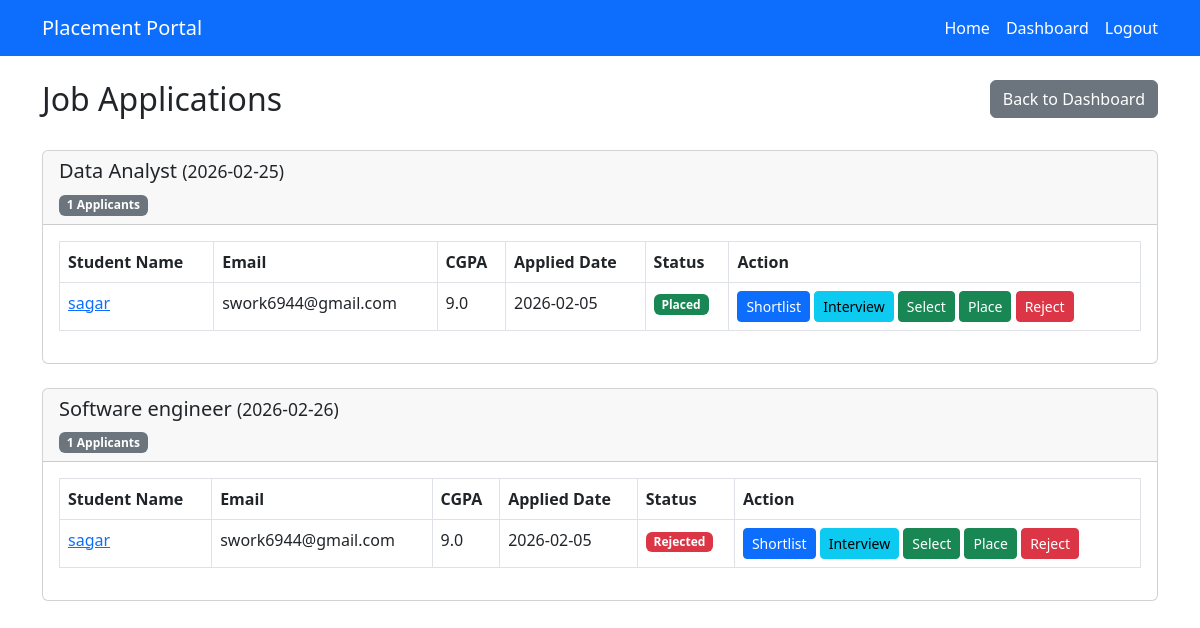
Page /company/applications (signed in) on the earlier database version.
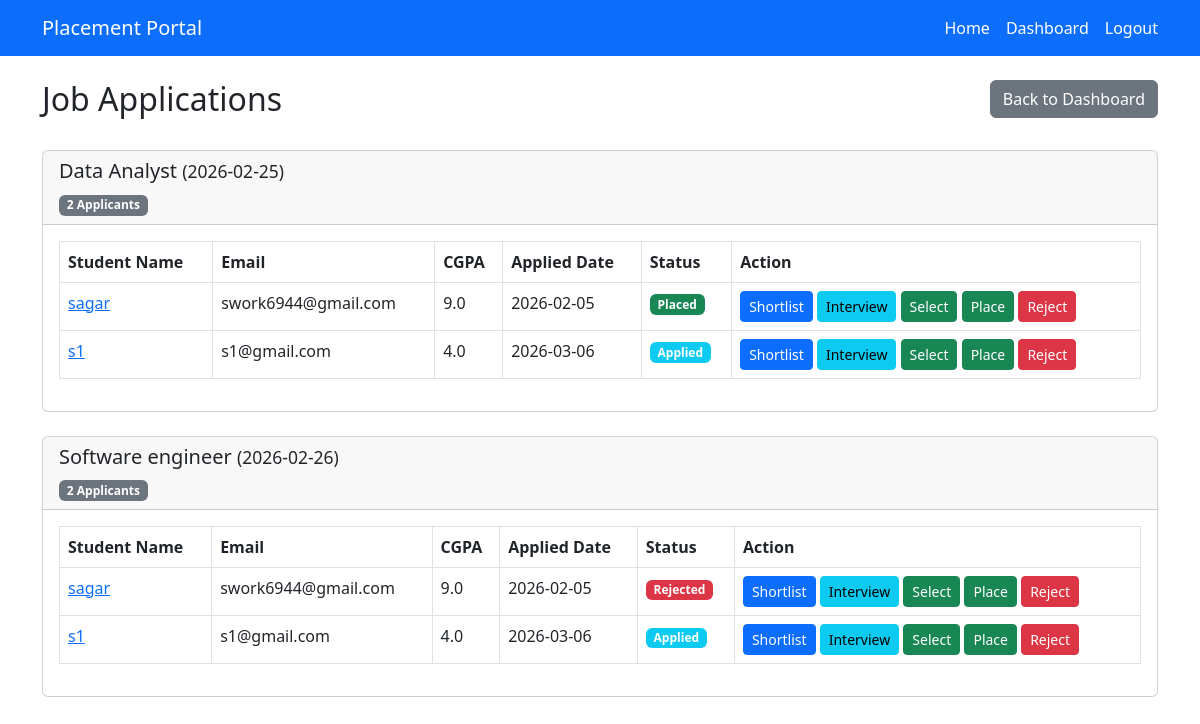
Same page on the later database version.
### models.py (models this page shows)
class JobPosition(db.Model):
    id = db.Column(db.Integer, primary_key=True)
    company_id = db.Column(db.Integer, db.ForeignKey("company.id"), nullable=False)
    title = db.Column(db.String(100), nullable=False)
    description = db.Column(db.Text)
    eligibility = db.Column(db.String(200))
    deadline = db.Column(db.Date)
    posted_date = db.Column(db.DateTime, default=datetime.utcnow)
    skills = db.Column(db.String(200))
    experience = db.Column(db.String(50))
    salary = db.Column(db.String(50))
    status = db.Column(db.String(20), default="Pending")
    applications = db.relationship("Application", backref="job_position", lazy=True)

class Application(db.Model):
    id = db.Column(db.Integer, primary_key=True)
    student_id = db.Column(db.Integer, db.ForeignKey("student.id"), nullable=False)
    job_position_id = db.Column(db.Integer, db.ForeignKey("job_position.id"), nullable=False)
    status = db.Column(db.String(20), default="Applied")
    applied_on = db.Column(db.DateTime, default=datetime.utcnow)
    __table_args__ = (
        db.UniqueConstraint("student_id", "job_position_id", name="unique_application"),
    )
    placement = db.relationship("Placement", backref="application", uselist=False, lazy=True)

class Student(db.Model):
    id = db.Column(db.Integer, primary_key=True)
    name = db.Column(db.String(100), nullable=False)
    email = db.Column(db.String(100), unique=True, nullable=False)
    password = db.Column(db.String(200), nullable=False)
    department = db.Column(db.String(50))
    cgpa = db.Column(db.Float)
    resume = db.Column(db.String(200))
    is_active = db.Column(db.Boolean, default=True)
    applications = db.relationship("Application", backref="student", lazy=True)

### app.py (the view)
    @app.route("/company/applications")
    @login_required("company")
    def company_applications():
        company_id = session.get("user_id")
        jobs = JobPosition.query.filter_by(
            company_id=company_id
        ).all()
        return render_template(
            "company/view_applications.html",
            jobs=jobs
    )

### templates/company/view_applications.html (shortened to what this page needs)
{% extends "base.html" %}
{% block content %}
<div class="row mb-4">
    <div class="col">
        <h2>Job Applications</h2>
    </div>
    <div class="col text-end">
        <a href="{{ url_for('company_dashboard') }}" class="btn btn-secondary">
            Back to Dashboard
        </a>
    </div>
</div>
{% for job in jobs %}
<div class="card mb-4">
    <div class="card-header">
        <h5>
            {{ job.title }}
            <small>({{ job.deadline }})</small>
        </h5>
        <span class="badge bg-secondary">
            {{ job.applications|length }} Applicants
        </span>
    </div>
    {% if job.applications %}
    <div class="card-body">
        <table class="table table-bordered">
            <thead>
                <tr>
                    <th>Student Name</th>
                    <th>Email</th>
                    <th>CGPA</th>
                    <th>Applied Date</th>
                    <th>Status</th>
                    <th>Action</th>
                </tr>
            </thead>
            <tbody>
                {% for app in job.applications %}
                <tr>
                    <td>
                        <a href="{{ url_for('view_student_profile', student_id=app.student.id) }}">
                            {{ app.student.name }}
                        </a>
                    </td>
                    <td>{{ app.student.email }}</td>
                    <td>{{ app.student.cgpa }}</td>
                    <td>{{ app.applied_on.strftime('%Y-%m-%d') }}</td>
                    <td>
                        <span class="badge
                        {% if app.status=='Rejected' %}bg-danger
                        {% elif app.status=='Placed' %}bg-success
                        {% else %}bg-info
                        {% endif %}">
                        {{ app.status }}
                        </span>
                    </td>
                    <td>
                        <a href="{{ url_for('update_application_status', app_id=app.id, status='Shortlisted') }}"
                           class="btn btn-sm btn-primary">
                           Shortlist
                        </a>
                        <a href="{{ url_for('update_application_status', app_id=app.id, status='Interview') }}"
                           class="btn btn-sm btn-info">
                           Interview
                        </a>
                        <a href="{{ url_for('update_application_status', app_id=app.id, status='Selected') }}"
                           class="btn btn-sm btn-success">
                           Select
                        </a>
                        <a href="{{ url_for('update_application_status', app_id=app.id, status='Placed') }}"
                           class="btn btn-sm btn-success">
                           Place
                        </a>
                        <a href="{{ url_for('update_application_status', app_id=app.id, status='Rejected') }}"
                           class="btn btn-sm btn-danger">
                           Reject
                        </a>
                    </td>
                </tr>
                {% endfor %}
            </tbody>
        </table>
    </div>
    {% else %}
    <div class="card-body text-center">
        No applications yet.
    </div>
    {% endif %}
</div>
{% else %}
<div class="alert alert-info">
    You haven't posted any jobs yet.
</div>
{% endfor %}
{% endblock %}

Differences in the rows shown:
computed for JobPosition "Data Analyst": applications|length "1" → "2"
added Application: student.name "s1", student.email "s1@gmail.com", student.cgpa "4.0", applied_on "2026-03-06", status "Applied", shown under JobPosition "Data Analyst"
computed for JobPosition "Software engineer": applications|length "1" → "2"
added Application: student.name "s1", student.email "s1@gmail.com", student.cgpa "4.0", applied_on "2026-03-06", status "Applied", shown under JobPosition "Software engineer"
